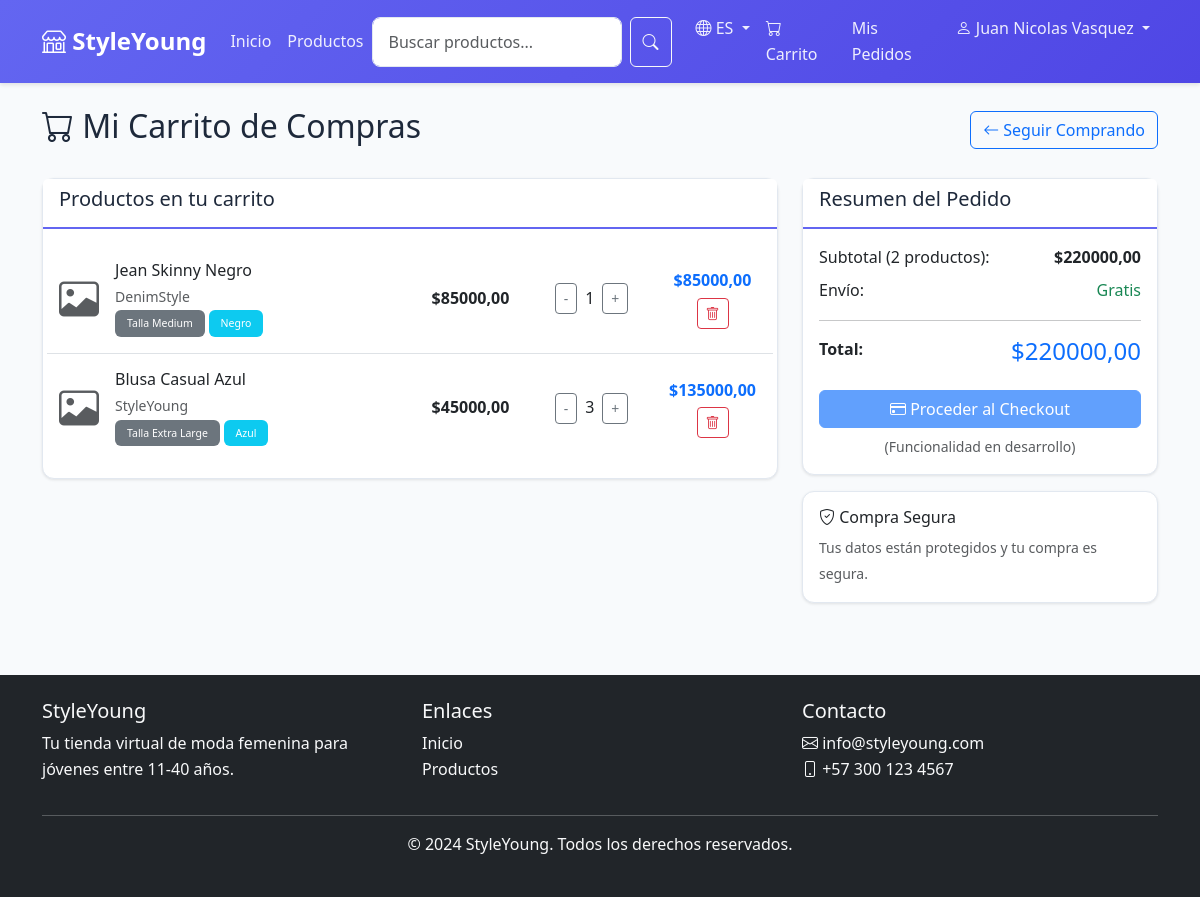
Screenshot of /es/carrito/ (signed in) with the database file from the repository.
### usuarios/models.py (models this page shows, shortened)
class Usuario(AbstractUser):
    nombre = models.CharField(max_length=100)
    email = models.EmailField(unique=True)
    direccion = models.CharField(max_length=255, blank=True)
    telefono = models.CharField(max_length=15, blank=True)
    USERNAME_FIELD = 'email'
    REQUIRED_FIELDS = ['nombre', 'username']  # username necesario para createsuperuser
    class Meta:
        verbose_name = "Usuario"
        verbose_name_plural = "Usuarios"

### tienda/models.py (models this page shows, shortened)
class ItemCarrito(models.Model):
    carrito = models.ForeignKey(CarritoCompras, on_delete=models.CASCADE)
    producto = models.ForeignKey(Producto, on_delete=models.CASCADE)
    talla = models.ForeignKey(Talla, on_delete=models.CASCADE)
    cantidad = models.IntegerField(default=1)
    fecha_agregado = models.DateTimeField(auto_now_add=True)
    def calcular_subtotal(self):
        return self.producto.precio * self.cantidad
    class Meta:
        verbose_name = "Item del Carrito"
        verbose_name_plural = "Items del Carrito"
        unique_together = ['carrito', 'producto', 'talla']

class Producto(models.Model):
    nombre = models.CharField(max_length=100)
    descripcion = models.TextField()
    precio = models.DecimalField(max_digits=10, decimal_places=2)
    marca = models.CharField(max_length=50)
    color = models.CharField(max_length=30)
    material = models.CharField(max_length=50)
    categoria = models.ForeignKey(Categoria, on_delete=models.CASCADE)
    imagen_principal = models.ImageField(
        upload_to='productos/',
        blank=True,
        null=True,
        help_text="Imagen principal del producto"
    )
    fecha_creacion = models.DateTimeField(auto_now_add=True)
    total_vendidos = models.IntegerField(default=0)
    class Meta:
        verbose_name = "Producto"
        verbose_name_plural = "Productos"

class Talla(models.Model):
    OPCIONES_TALLA = [
        ('XS', 'Extra Small'),
        ('S', 'Small'),
        ('M', 'Medium'),
        ('L', 'Large'),
        ('XL', 'Extra Large'),
    ]
    talla = models.CharField(max_length=10, choices=OPCIONES_TALLA)
    stock = models.IntegerField(default=0)
    producto = models.ForeignKey(Producto, on_delete=models.CASCADE)
    class Meta:
        verbose_name = "Talla"
        verbose_name_plural = "Tallas"
        unique_together = ['producto', 'talla']

class CarritoCompras(models.Model):
    usuario = models.ForeignKey(settings.AUTH_USER_MODEL, on_delete=models.CASCADE)
    total = models.DecimalField(max_digits=10, decimal_places=2, default=Decimal('0.00'))
    fecha_creacion = models.DateTimeField(auto_now_add=True)
    activo = models.BooleanField(default=True)
    class Meta:
        verbose_name = "Carrito de Compras"
        verbose_name_plural = "Carritos de Compras"

### tienda/views.py (the view)
# urls.py: path('carrito/', views.carrito, name='carrito'),
@login_required
def carrito(request):
    carrito, created = CarritoCompras.objects.get_or_create(
        usuario=request.user,
        activo=True
    )
    items = carrito.itemcarrito_set.all()
    return render(request, 'usuario/carrito.html', {
        'carrito': carrito,
        'items': items
    })

### tienda/context_processors.py (called while the page is built)
def clima_context(request):
    clima = ClimaService.obtener_clima()
    return {
        'clima_actual': clima
    }

### templates/usuario/carrito.html (shortened to what this page needs)
{% extends 'base.html' %}
{% block content %}
<div class="container py-4">
    <div class="d-flex justify-content-between align-items-center mb-4">
        <h2><i class="bi bi-cart"></i> Mi Carrito de Compras</h2>
        <a href="{% url 'tienda:productos' %}" class="btn btn-outline-primary">
            <i class="bi bi-arrow-left"></i> Seguir Comprando
        </a>
    </div>
    {% if items %}
    <div class="row">
        <div class="col-lg-8">
            <div class="card">
                <div class="card-header">
                    <h5>Productos en tu carrito</h5>
                </div>
                <div class="card-body">
                    {% for item in items %}
                    <div class="row align-items-center py-3 {% if not forloop.last %}border-bottom{% endif %}">
                        <div class="col-md-6">
                            <div class="d-flex align-items-center">
                                <div class="me-3">
                                    <i class="bi bi-image display-6 text-muted"></i>
                                </div>
                                <div>
                                    <h6 class="mb-1">{{ item.producto.nombre }}</h6>
                                    <small class="text-muted">{{ item.producto.marca }}</small><br>
                                    <small class="text-muted">
                                        <span class="badge bg-secondary">Talla {{ item.talla.get_talla_display }}</span>
                                        <span class="badge bg-info">{{ item.producto.color }}</span>
                                    </small>
                                </div>
                            </div>
                        </div>
                        <div class="col-md-2 text-center">
                            <strong>${{ item.producto.precio }}</strong>
                        </div>
                        <div class="col-md-2 text-center">
                            <div class="d-flex align-items-center justify-content-center">
                                <button class="btn btn-sm btn-outline-secondary">-</button>
                                <span class="mx-2">{{ item.cantidad }}</span>
                                <button class="btn btn-sm btn-outline-secondary">+</button>
                            </div>
                        </div>
                        <div class="col-md-2 text-center">
                            <strong class="text-primary">${{ item.calcular_subtotal }}</strong>
                            <br>
                            <button class="btn btn-sm btn-outline-danger mt-1">
                                <i class="bi bi-trash"></i>
                            </button>
                        </div>
                    </div>
                    {% endfor %}
                </div>
            </div>
        </div>
        <div class="col-lg-4">
            <div class="card">
                <div class="card-header">
                    <h5>Resumen del Pedido</h5>
                </div>
                <div class="card-body">
                    <div class="d-flex justify-content-between mb-2">
                        <span>Subtotal ({{ items|length }} producto{{ items|length|pluralize }}):</span>
                        <strong>${{ carrito.total }}</strong>
                    </div>
                    <div class="d-flex justify-content-between mb-2">
                        <span>Envío:</span>
                        <span class="text-success">Gratis</span>
                    </div>
                    <hr>
                    <div class="d-flex justify-content-between mb-3">
                        <strong>Total:</strong>
                        <strong class="text-primary h4">${{ carrito.total }}</strong>
                    </div>
                    <button class="btn btn-primary w-100 mb-2" disabled>
                        <i class="bi bi-credit-card"></i> Proceder al Checkout
                    </button>
                    <small class="text-muted d-block text-center">
                        (Funcionalidad en desarrollo)
                    </small>
                </div>
            </div>
            <div class="card mt-3">
                <div class="card-body">
                    <h6><i class="bi bi-shield-check"></i> Compra Segura</h6>
                    <small class="text-muted">
                        Tus datos están protegidos y tu compra es segura.
                    </small>
                </div>
            </div>
        </div>
    </div>
    {% endif %}
</div>
{% endblock %}

### templates/base.html (shortened to what this page needs)
{% load static %}
{% load i18n %}
<!DOCTYPE html>
<html lang="{{ LANGUAGE_CODE }}">
<head>
    <link href="https://cdn.jsdelivr.net/npm/bootstrap@5.3.0/dist/css/bootstrap.min.css" rel="stylesheet">
    <link href="https://cdn.jsdelivr.net/npm/bootstrap-icons@1.10.0/font/bootstrap-icons.css" rel="stylesheet">
    <link href="{% static 'css/styles.css' %}" rel="stylesheet">
</head>
<body>
    <nav class="navbar navbar-expand-lg navbar-dark bg-primary">
        <div class="container">
            <a class="navbar-brand fw-bold" href="{% url 'tienda:home' %}">
                <i class="bi bi-shop"></i> StyleYoung
            </a>
            <div class="collapse navbar-collapse" id="navbarNav">
                <ul class="navbar-nav me-auto">
                    <li class="nav-item">
                        <a class="nav-link" href="{% url 'tienda:home' %}">{% trans "Inicio" %}</a>
                    </li>
                    <li class="nav-item">
                        <a class="nav-link" href="{% url 'tienda:productos' %}">{% trans "Productos" %}</a>
                    </li>
                </ul>
                <form class="d-flex me-3" method="get" action="{% url 'tienda:productos' %}">
                    <div class="position-relative">
                        <input class="form-control" type="search" name="busqueda"
                               placeholder="{% trans 'Buscar productos...' %}" style="width: 250px;"
                               id="navbar-search" autocomplete="off">
                    </div>
                    <button class="btn btn-outline-light ms-2" type="submit">
                        <i class="bi bi-search"></i>
                    </button>
                </form>
                <ul class="navbar-nav">
                    <li class="nav-item dropdown">
                        <a class="nav-link dropdown-toggle" href="#" role="button" data-bs-toggle="dropdown">
                            <i class="bi bi-globe"></i>
                            {% if LANGUAGE_CODE == 'es' %}ES{% else %}EN{% endif %}
                        </a>
                    </li>
                    {% if user.is_authenticated %}
                        <li class="nav-item">
                            <a class="nav-link" href="{% url 'tienda:carrito' %}">
                                <i class="bi bi-cart"></i> {% trans "Carrito" %}
                            </a>
                        </li>
                        <li class="nav-item">
                            <a class="nav-link" href="{% url 'tienda:mis_pedidos' %}">{% trans "Mis Pedidos" %}</a>
                        </li>
                        <li class="nav-item dropdown">
                            <a class="nav-link dropdown-toggle" href="#" role="button" data-bs-toggle="dropdown">
                                <i class="bi bi-person"></i> {{ user.nombre|default:user.username }}
                            </a>
                        </li>
                    {% endif %}
                </ul>
            </div>
        </div>
    </nav>
    <main>
        {% block content %}{% endblock %}
    </main>
    <footer class="bg-dark text-light mt-5 py-4">
        <div class="container">
            <div class="row">
                <div class="col-md-4">
                    <h5>StyleYoung</h5>
                    <p>Tu tienda virtual de moda femenina para jóvenes entre 11-40 años.</p>
                </div>
                <div class="col-md-4">
                    <h5>Enlaces</h5>
                    <ul class="list-unstyled">
                        <li><a href="{% url 'tienda:home' %}" class="text-light text-decoration-none">Inicio</a></li>
                        <li><a href="{% url 'tienda:productos' %}" class="text-light text-decoration-none">Productos</a></li>
                    </ul>
                </div>
                <div class="col-md-4">
                    <h5>Contacto</h5>
                    <p><i class="bi bi-envelope"></i> info@styleyoung.com<br>
                       <i class="bi bi-phone"></i> +57 300 123 4567</p>
                </div>
            </div>
            <hr>
            <div class="text-center">
                <p>&copy; 2024 StyleYoung. Todos los derechos reservados.</p>
            </div>
        </div>
    </footer>
</body>
</html>

### static/css/styles.css (style rules this page uses)
:root { --primary-color: #6366f1; --primary-dark: #4f46e5; --secondary-color: #ec4899; --success-color: #10b981; --danger-color: #ef4444; --warning-color: #f59e0b; --info-color: #3b82f6; --light-bg: #f8fafc; --dark-text: #1e293b; --gray-text: #64748b; --border-color: #e2e8f0; --white: #ffffff; }
body { font-family: 'Segoe UI', Tahoma, Geneva, Verdana, sans-serif; color: var(--dark-text); background-color: var(--light-bg); line-height: 1.6; }
.navbar { background: linear-gradient(135deg, var(--primary-color) 0%, var(--primary-dark) 100%); box-shadow: 0 2px 4px rgba(0,0,0,0.1); }
.navbar-brand { font-weight: 700; font-size: 1.5rem; color: var(--white) !important; }
.navbar-nav .nav-link { color: rgba(255, 255, 255, 0.9) !important; font-weight: 500; transition: color 0.3s ease; }
.btn-primary { background-color: var(--primary-color); border-color: var(--primary-color); transition: all 0.3s ease; }
.card { border: 1px solid var(--border-color); border-radius: 12px; box-shadow: 0 1px 3px rgba(0, 0, 0, 0.1); transition: all 0.3s ease; background-color: var(--white); }
.card-header { background-color: var(--white); border-bottom: 2px solid var(--primary-color); font-weight: 600; color: var(--dark-text); }
.form-control, .form-select { border: 1px solid var(--border-color); border-radius: 8px; padding: 0.75rem 1rem; transition: all 0.3s ease; }
.badge { padding: 0.5rem 0.75rem; font-weight: 500; border-radius: 6px; }

### rows the page displays
Usuario: nombre "Juan Nicolas Vasquez"
ItemCarrito: producto.nombre "Jean Skinny Negro", producto.marca "DenimStyle", talla.talla "Medium", producto.color "Negro", producto.precio "85000,00", cantidad "1", calcular_subtotal "85000,00"
ItemCarrito: producto.nombre "Blusa Casual Azul", producto.marca "StyleYoung", talla.talla "Extra Large", producto.color "Azul", producto.precio "45000,00", cantidad "3", calcular_subtotal "135000,00"
CarritoCompras: total "220000,00"

### other values shown
{{ items|length }} "2"
